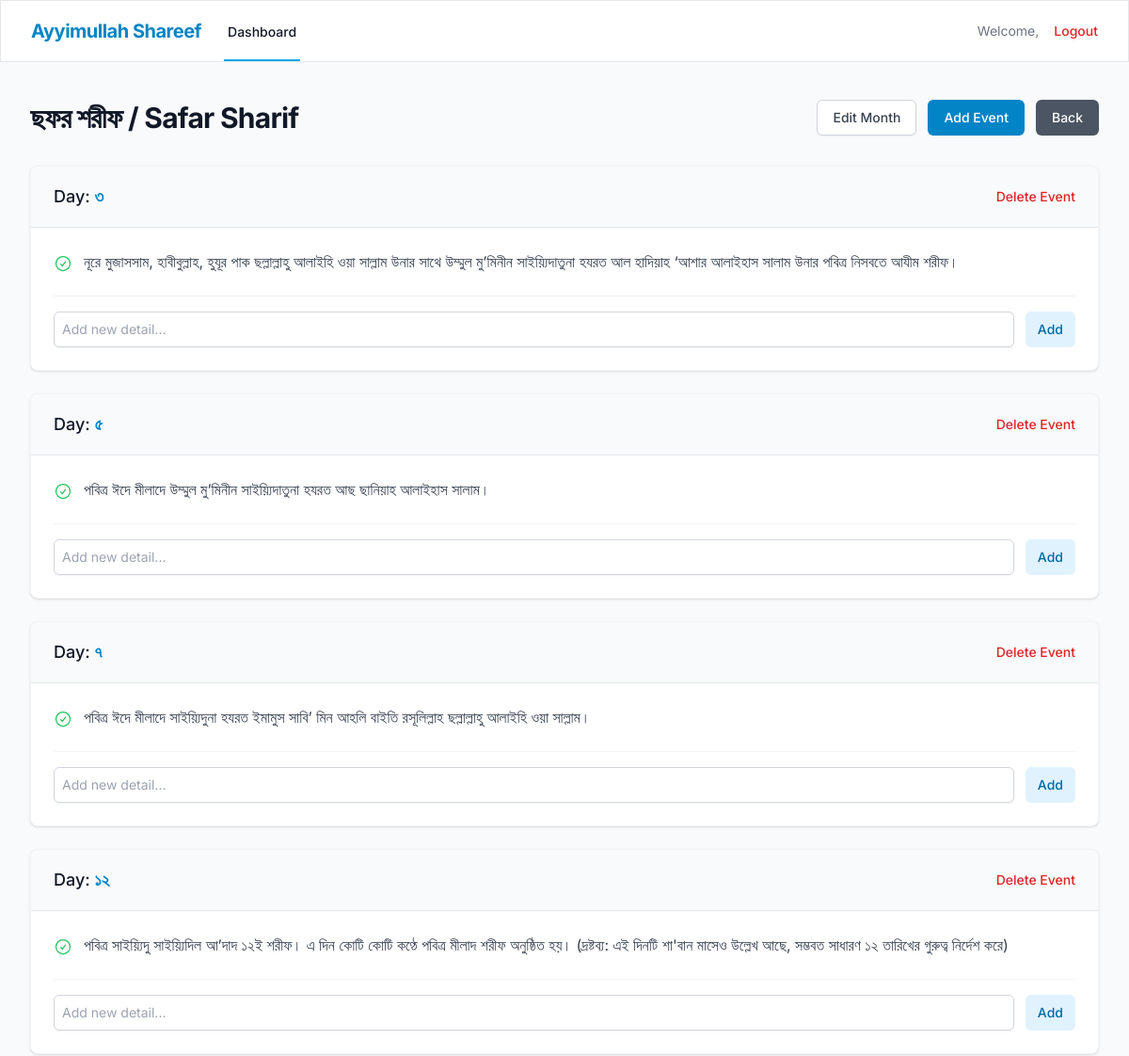
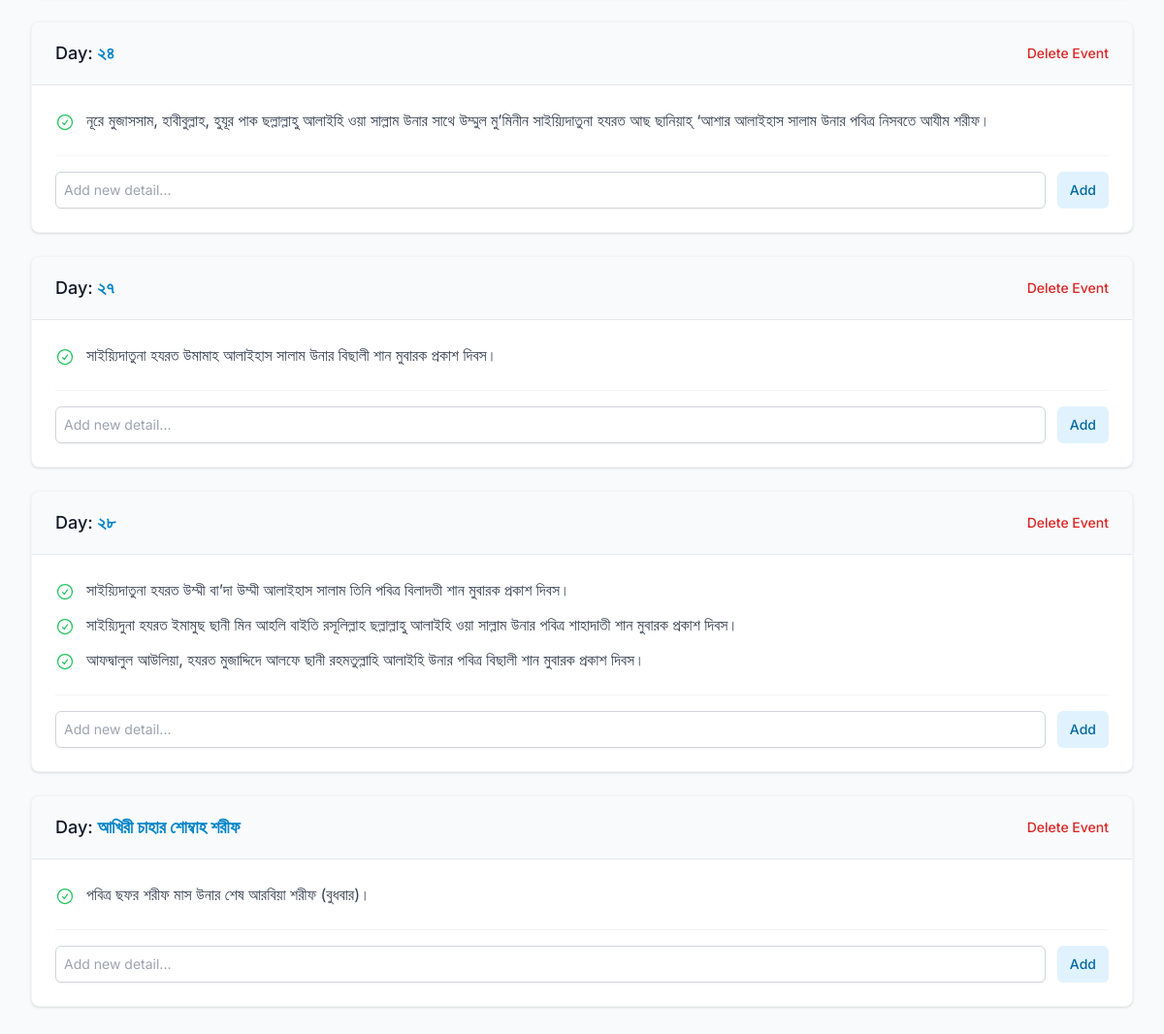
The app's page /dashboard/months/2 (signed in) with its own data (2 pictures, top to bottom).
### api/models.py (models this page shows)
class Month(Base):
    __tablename__ = "months"
    id = Column(Integer, primary_key=True, index=True)
    month_bn = Column(String, index=True)
    month_en = Column(String, index=True)
    events = relationship("Event", back_populates="month", cascade="all, delete-orphan")

class Event(Base):
    __tablename__ = "events"
    id = Column(Integer, primary_key=True, index=True)
    month_id = Column(Integer, ForeignKey("months.id"))
    day = Column(String)
    month = relationship("Month", back_populates="events")
    details = relationship("EventDetail", back_populates="event", cascade="all, delete-orphan")

class EventDetail(Base):
    __tablename__ = "event_details"
    id = Column(Integer, primary_key=True, index=True)
    event_id = Column(Integer, ForeignKey("events.id"))
    detail = Column(Text)
    event = relationship("Event", back_populates="details")

### api/routers/dashboard.py (the view)
@router.get("/dashboard/months/{month_id}", response_class=HTMLResponse)
async def month_detail(request: Request, month_id: int, db: Session = Depends(database.get_db)):
    user = get_current_user_from_cookie(request, db)
    if not user:
        return RedirectResponse(url="/login")
    month = crud.get_month(db, month_id)
    if not month:
        return RedirectResponse(url="/dashboard")
    return templates.TemplateResponse("month_detail.html", {"request": request, "user": user, "month": month})

### api/templates/month_detail.html (shortened to what this page needs)
{% extends "base.html" %}
{% block content %}
<div class="md:flex md:items-center md:justify-between">
    <div class="min-w-0 flex-1">
        <h2 class="text-2xl font-bold leading-7 text-gray-900 sm:truncate sm:text-3xl sm:tracking-tight">{{ month.month_bn }} / {{ month.month_en }}</h2>
    </div>
    <div class="mt-4 flex md:mt-0 md:ml-4">
        <button onclick="document.getElementById('edit-month-modal').classList.remove('hidden')" class="inline-flex items-center rounded-md border border-gray-300 bg-white px-4 py-2 text-sm font-medium text-gray-700 shadow-sm hover:bg-gray-50 focus:outline-none focus:ring-2 focus:ring-primary-500 focus:ring-offset-2">
            Edit Month
        </button>
        <button onclick="document.getElementById('add-event-modal').classList.remove('hidden')" class="ml-3 inline-flex items-center rounded-md border border-transparent bg-primary-600 px-4 py-2 text-sm font-medium text-white shadow-sm hover:bg-primary-700 focus:outline-none focus:ring-2 focus:ring-primary-500 focus:ring-offset-2">
            Add Event
        </button>
        <a href="/dashboard" class="ml-3 inline-flex items-center rounded-md border border-transparent bg-gray-600 px-4 py-2 text-sm font-medium text-white shadow-sm hover:bg-gray-700 focus:outline-none focus:ring-2 focus:ring-gray-500 focus:ring-offset-2">
            Back
        </a>
    </div>
</div>
<div class="mt-8 space-y-6">
    {% for event in month.events %}
    <div class="bg-white shadow sm:rounded-lg overflow-hidden border border-gray-100 transition-all hover:shadow-md">
        <div class="px-4 py-5 sm:px-6 flex justify-between items-center bg-gray-50 border-b border-gray-200">
            <h3 class="text-lg font-medium leading-6 text-gray-900">Day: <span class="text-primary-600 font-bold">{{ event.day }}</span></h3>
            <button onclick="deleteEvent({{ event.id }})" class="text-sm font-medium text-red-600 hover:text-red-500 transition-colors">Delete Event</button>
        </div>
        <div class="px-4 py-5 sm:p-6">
            <ul class="space-y-3">
                {% for detail in event.details %}
                <li class="flex items-start group">
                    <div class="flex-shrink-0 h-5 w-5 relative top-1">
                        <svg class="h-5 w-5 text-green-500" fill="none" viewBox="0 0 24 24" stroke-width="1.5" stroke="currentColor">
                            <path stroke-linecap="round" stroke-linejoin="round" d="M9 12.75L11.25 15 15 9.75M21 12a9 9 0 11-18 0 9 9 0 0118 0z" />
                        </svg>
                    </div>
                    <span class="ml-3 text-gray-700 flex-grow">{{ detail.detail }}</span>
                </li>
                {% endfor %}
            </ul>
            <div class="mt-6 pt-4 border-t border-gray-100">
                <form onsubmit="addDetail(event, {{ event.id }})" class="flex gap-3">
                    <input type="text" name="detail" placeholder="Add new detail..." required class="block w-full rounded-md border-gray-300 shadow-sm focus:border-primary-500 focus:ring-primary-500 sm:text-sm border p-2">
                    <button type="submit" class="inline-flex items-center rounded-md border border-transparent bg-primary-100 px-3 py-2 text-sm font-medium text-primary-700 hover:bg-primary-200 focus:outline-none focus:ring-2 focus:ring-primary-500 focus:ring-offset-2">
                        Add
                    </button>
                </form>
            </div>
        </div>
    </div>
    {% endfor %}
</div>
{% endblock %}

### api/templates/base.html (style rules this page uses)
body { font-family: 'Inter', sans-serif; }

### records on screen
Month: month_bn "ছফর শরীফ", month_en "Safar Sharif"
Event: day "৩"
EventDetail: detail "নূরে মুজাসসাম, হাবীবুল্লাহ, হুযূর পাক ছল্লাল্লাহু আলাইহি ওয়া সাল্লাম উনার সাথে উম্মুল মু’মিনীন সাইয়্যিদাতুনা হযরত আল হাদিয়াহ ‘আশার আলাইহাস সালাম উনার পবিত্র নিসবতে আযীম শরীফ।"
Event: day "৫"
EventDetail: detail "পবিত্র ঈদে মীলাদে উম্মুল মু’মিনীন সাইয়্যিদাতুনা হযরত আছ ছানিয়াহ আলাইহাস সালাম।"
Event: day "৭"
EventDetail: detail "পবিত্র ঈদে মীলাদে সাইয়্যিদুনা হযরত ইমামুস সাবি’ মিন আহলি বাইতি রসূলিল্লাহ ছল্লাল্লাহু আলাইহি ওয়া সাল্লাম।"
Event: day "১২"
EventDetail: detail "পবিত্র সাইয়্যিদু সাইয়্যিদিল আ’দাদ ১২ই শরীফ। এ দিন কোটি কোটি কণ্ঠে পবিত্র মীলাদ শরীফ অনুষ্ঠিত হয়। (দ্রষ্টব্য: এই দিনটি শা'বান মাসেও উল্লেখ আছে, সম্ভবত সাধারণ ১২ তারিখের গুরুত্ব নির্দেশ করে)"
Event: day "২৪"
EventDetail: detail "নূরে মুজাসসাম, হাবীবুল্লাহ, হুযূর পাক ছল্লাল্লাহু আলাইহি ওয়া সাল্লাম উনার সাথে উম্মুল মু’মিনীন সাইয়্যিদাতুনা হযরত আছ ছানিয়াহ্ ‘আশার আলাইহাস সালাম উনার পবিত্র নিসবতে আযীম শরীফ।"
Event: day "২৭"
EventDetail: detail "সাইয়্যিদাতুনা হযরত উমামাহ আলাইহাস সালাম উনার বিছালী শান মুবারক প্রকাশ দিবস।"
Event: day "২৮"
EventDetail: detail "সাইয়্যিদাতুনা হযরত উম্মী বা’দা উম্মী আলাইহাস সালাম তিনি পবিত্র বিলাদতী শান মুবারক প্রকাশ দিবস।"
EventDetail: detail "সাইয়্যিদুনা হযরত ইমামুছ ছানী মিন আহলি বাইতি রসূলিল্লাহ ছল্লাল্লাহু আলাইহি ওয়া সাল্লাম উনার পবিত্র শাহাদাতী শান মুবারক প্রকাশ দিবস।"
EventDetail: detail "আফদ্বালুল আউলিয়া, হযরত মুজাদ্দিদে আলফে ছানী রহমতুল্লাহি আলাইহি উনার পবিত্র বিছালী শান মুবারক প্রকাশ দিবস।"
Event: day "আখিরী চাহার শোম্বাহ শরীফ"
EventDetail: detail "পবিত্র ছফর শরীফ মাস উনার শেষ আরবিয়া শরীফ (বুধবার)।"
